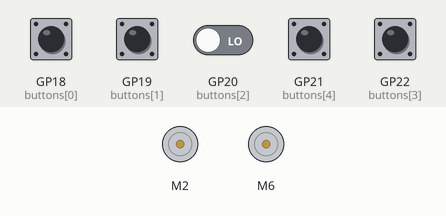
Bench run of a program on a simulated Raspberry Pi Pico. Parts: 2 × DC motor (green arrow = forward, orange = backward, longer = faster). The inputs (shaded band) are chosen by the test bench; at power-on: GP18 (buttons[0]), GP19 (buttons[1]), GP20 (buttons[2]), GP21 (buttons[4]), GP22 (buttons[3]) LOW. What the program prints to the serial monitor is not drawn.

Above: at 6.2 s.
6.3 s: GP18 (buttons[0]) pulled HIGH for 0.15 s
At 6.37 s:
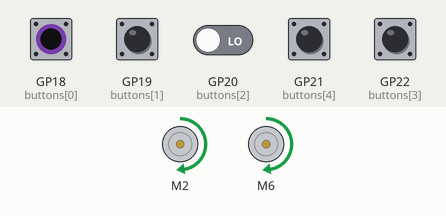
7.9 s: GP19 (buttons[1]) pulled HIGH for 0.15 s
At 7.97 s:
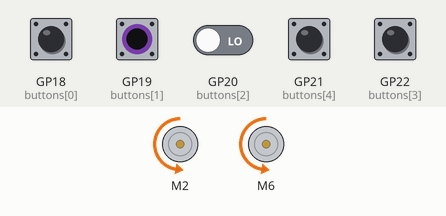
9.5 s: GP21 (buttons[4]) pulled HIGH for 0.15 s
At 9.57 s:
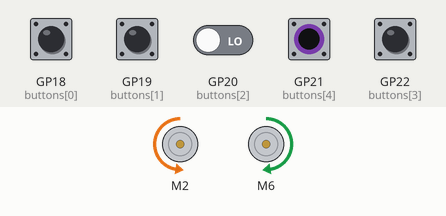
11.1 s: GP22 (buttons[3]) pulled HIGH for 0.15 s
At 11.17 s:
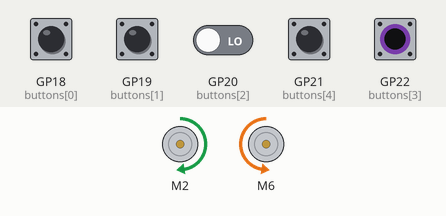
12.7 s: GP18 (buttons[0]) driven HIGH and GP20 (buttons[2]) driven HIGH
At 13.4 s:
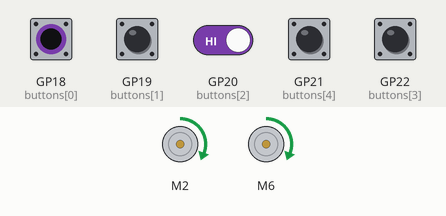
14.2 s: GP19 (buttons[1]) pulled HIGH for 1 s
At 14.5 s:
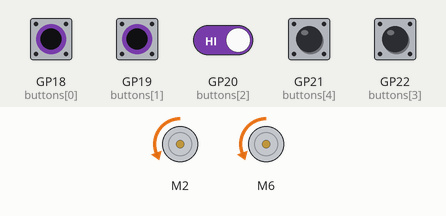
Timing chart, 0 to 17.2 s (numbered marks = the images above; inputs shaded):
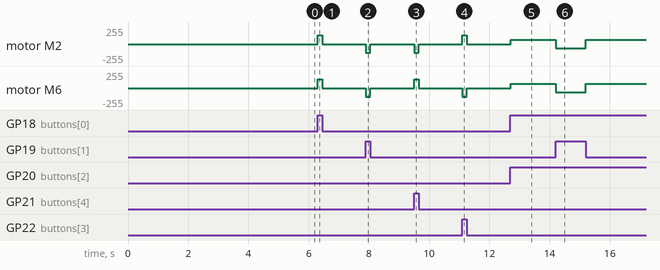

Measured:
- after the input at 6.3 s, motor M2, motor M6: stopped → forward 128/255 at once, → stopped 0.15 s later
- after the input at 7.9 s, motor M2, motor M6: stopped → backward 128/255 at once, → stopped 0.15 s later
- after the input at 9.5 s, motor M2: stopped → backward 128/255 at once, → stopped 0.15 s later; motor M6: stopped → forward 128/255 at once, → stopped 0.15 s later
- after the input at 11.1 s, motor M2: stopped → forward 128/255 at once, → stopped 0.15 s later; motor M6: stopped → backward 128/255 at once, → stopped 0.15 s later
- after the input at 12.7 s, motor M2, motor M6: stopped → forward 64/255 at once
- after the input at 14.2 s, motor M2, motor M6: forward 64/255 → backward 64/255 at once, → forward 64/255 1.0 s later

The program:

main.cpp
```cpp
#include <Arduino.h>
#include "CytronMotorDriver.h"

//    >> MOTOR  <<
int left_motor[] = {2, 3};
int right_motor[] = {6, 7};
int buttons[] = {18, 19, 20, 22, 21}; // l_up; l_down; speed; r_up; l_down;
int direction = 0;
int currentSpeed = 128;
bool lastSpeedState = true;
bool speedState = false;
CytronMD motor1(PWM_PWM, left_motor[0], left_motor[1]);
CytronMD motor2(PWM_PWM, right_motor[0], right_motor[1]);
//    >> MOTOR  <<

// >> Control functions <<
int getDirection(int upBtn, int downBtn, int leftBtn, int rightBtn);
void moveTo(int direction, int speed);
int setSpeed(int speedBtn);

void setup()
{
  delay(5000);
  Serial.begin(115200);
  Serial.println("Setup is running.");
  for (int i = 0; i < 5; i++)
  {
    pinMode(buttons[i], INPUT_PULLDOWN);
  }

  Serial.println("RoBot is Online");
}

void loop()
{

  direction = getDirection(buttons[0], buttons[1], buttons[3], buttons[4]);
  moveTo(direction, setSpeed(buttons[2]));
}

// Custom

int getDirection(int upBtn, int downBtn, int leftBtn, int rightBtn)
{
  int currentDirection = 0;
  digitalRead(upBtn) ? currentDirection = 1 : 0;
  digitalRead(downBtn) ? currentDirection = 2 : 0;
  digitalRead(leftBtn) ? currentDirection = 3 : 0;
  digitalRead(rightBtn) ? currentDirection = 4 : 0;
  return currentDirection;
}

int setSpeed(int speedBtn)
{
  speedState = digitalRead(speedBtn);
  if (!lastSpeedState && speedState)
  {
    currentSpeed == 128 ? currentSpeed = 64 : currentSpeed = 128;
  }
  lastSpeedState = speedState;

  return currentSpeed;
}

void moveTo(int direction, int speed)
{
  switch (direction)
  {
  case 0:
    // Serial.println("Notging");
    motor1.setSpeed(0);
    motor2.setSpeed(0);
    break;
  case 1:
    Serial.println("Up");
    motor1.setSpeed(speed);
    motor2.setSpeed(speed);
    break;
  case 2:
    Serial.println("Down");
    motor1.setSpeed(-speed);
    motor2.setSpeed(-speed);
    break;
  case 3:
    Serial.println("Left");
    motor1.setSpeed(speed);
    motor2.setSpeed(-speed);
    break;
  case 4:
    Serial.println("right");
    motor1.setSpeed(-speed);
    motor2.setSpeed(speed);
    break;
  default:
    Serial.println("Something goes wrong, check your controler conections.");
  }
}
```

controller.cpp
```cpp
#include <Arduino.h>
#include <WiFi.h>

void setup()
{
    Serial.begin(115200);
}

void loop()
{
}
```
